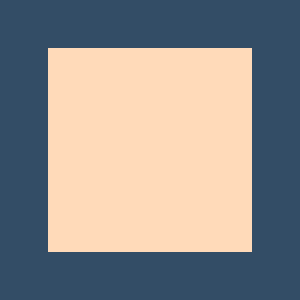

Source code (Python):
#!/usr/bin/env python

# Render a plane using vtkPlaneSource with a tomato back-face.

# Factory overrides: importing these modules registers the OpenGL rendering
# and interaction style implementations for vtkRenderingCore factory classes.
import vtkmodules.vtkInteractionStyle  # noqa: F401
import vtkmodules.vtkRenderingOpenGL2  # noqa: F401
# VTK pipeline classes used in this example
from vtkmodules.vtkFiltersSources import vtkPlaneSource
from vtkmodules.vtkRenderingCore import (
    vtkActor,
    vtkPolyDataMapper,
    vtkProperty,
    vtkRenderWindow,
    vtkRenderWindowInteractor,
    vtkRenderer,
)

# Colors (normalized RGB)
peach_puff_rgb = (1.0, 0.855, 0.725)
tomato_rgb = (1.0, 0.388, 0.278)
background_rgb = (0.200, 0.302, 0.400)

# Source: generate plane polygon data
source = vtkPlaneSource()

# Mapper: map polygon data to graphics primitives
mapper = vtkPolyDataMapper()
mapper.SetInputConnection(source.GetOutputPort())

# Actor: assign the mapped geometry with a tomato back-face
back_property = vtkProperty()
back_property.SetColor(tomato_rgb)
actor = vtkActor()
actor.SetMapper(mapper)
actor.GetProperty().SetColor(peach_puff_rgb)
actor.SetBackfaceProperty(back_property)

# Renderer: assemble the scene and configure the camera
renderer = vtkRenderer()
renderer.AddActor(actor)
renderer.SetBackground(background_rgb)

# Window: display the rendered scene
render_window = vtkRenderWindow()
render_window.AddRenderer(renderer)
render_window.SetWindowName("source object plane")
render_window.SetMultiSamples(0)
render_window.SetSize(300, 300)

# Interactor: handle mouse and keyboard events
render_window_interactor = vtkRenderWindowInteractor()
render_window_interactor.SetRenderWindow(render_window)

# Scene: configure the camera
renderer.ResetCamera()

render_window_interactor.Initialize()
render_window_interactor.Start()
